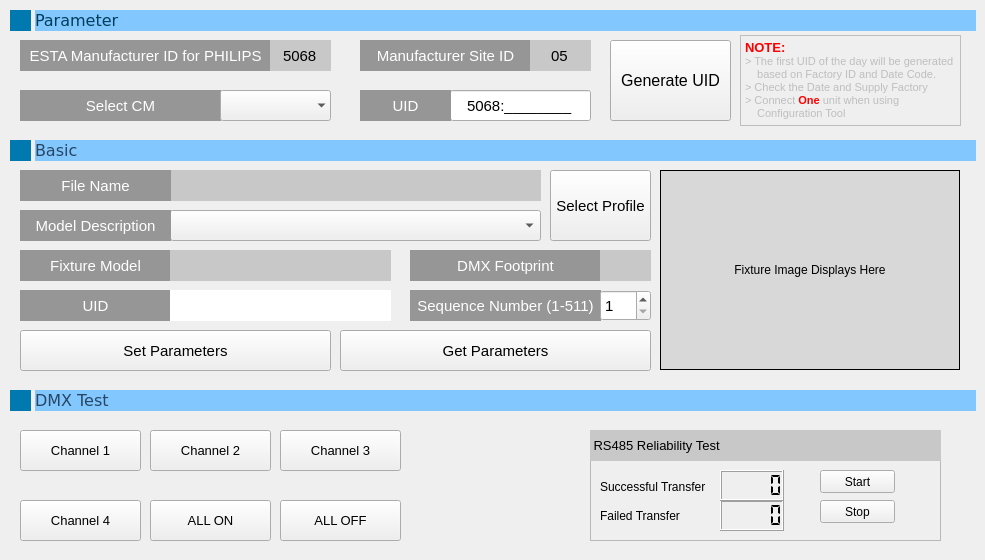
    <widget class="QWidget" name="configuration">
     <attribute name="title">
      <string>Configuration</string>
     </attribute>
     <widget class="QFrame" name="frame_3">
      <property name="geometry">
       <rect>
        <x>10</x>
        <y>410</y>
        <width>961</width>
        <height>141</height>
       </rect>
      </property>
      <property name="styleSheet">
       <string notr="true"/>
      </property>
      <property name="frameShape">
       <enum>QFrame::NoFrame</enum>
      </property>
      <property name="frameShadow">
       <enum>QFrame::Raised</enum>
      </property>
      <property name="lineWidth">
       <number>1</number>
      </property>
      <property name="midLineWidth">
       <number>1</number>
      </property>
      <widget class="QPushButton" name="pushButton_CH1">
       <property name="geometry">
        <rect>
         <x>10</x>
         <y>20</y>
         <width>121</width>
         <height>41</height>
        </rect>
       </property>
       <property name="font">
        <font>
         <pointsize>10</pointsize>
        </font>
       </property>
       <property name="text">
        <string>Channel 1</string>
       </property>
      </widget>
      <widget class="QPushButton" name="pushButton_CH2">
       <property name="geometry">
        <rect>
         <x>140</x>
         <y>20</y>
         <width>121</width>
         <height>41</height>
        </rect>
       </property>
       <property name="font">
        <font>
         <pointsize>10</pointsize>
        </font>
       </property>
       <property name="text">
        <string>Channel 2</string>
       </property>
      </widget>
      <widget class="QPushButton" name="pushButton_CH3">
       <property name="geometry">
        <rect>
         <x>270</x>
         <y>20</y>
         <width>121</width>
         <height>41</height>
        </rect>
       </property>
       <property name="font">
        <font>
         <pointsize>10</pointsize>
        </font>
       </property>
       <property name="text">
        <string>Channel 3</string>
       </property>
      </widget>
      <widget class="QPushButton" name="pushButton_CH4">
       <property name="geometry">
        <rect>
         <x>10</x>
         <y>90</y>
         <width>121</width>
         <height>41</height>
        </rect>
       </property>
       <property name="font">
        <font>
         <pointsize>10</pointsize>
        </font>
       </property>
       <property name="text">
        <string>Channel 4</string>
       </property>
      </widget>
      <widget class="QPushButton" name="pushButton_ALLON">
       <property name="geometry">
        <rect>
         <x>140</x>
         <y>90</y>
         <width>121</width>
         <height>41</height>
        </rect>
       </property>
       <property name="font">
        <font>
         <pointsize>10</pointsize>
        </font>
       </property>
       <property name="text">
        <string>ALL ON</string>
       </property>
      </widget>
      <widget class="QPushButton" name="pushButton_ALLOFF">
       <property name="geometry">
        <rect>
         <x>270</x>
         <y>90</y>
         <width>121</width>
         <height>41</height>
        </rect>
       </property>
       <property name="font">
        <font>
         <pointsize>10</pointsize>
        </font>
       </property>
       <property name="text">
        <string>ALL OFF</string>
       </property>
      </widget>
      <widget class="QLabel" name="label_14">
       <property name="geometry">
        <rect>
         <x>580</x>
         <y>20</y>
         <width>351</width>
         <height>31</height>
        </rect>
       </property>
       <property name="font">
        <font>
         <pointsize>10</pointsize>
        </font>
       </property>
       <property name="styleSheet">
        <string notr="true">background-color: rgb(200, 200, 200);</string>
       </property>
       <property name="text">
        <string> RS485 Reliability Test</string>
       </property>
      </widget>
      <widget class="QLabel" name="label_15">
       <property name="geometry">
        <rect>
         <x>590</x>
         <y>66</y>
         <width>131</width>
         <height>21</height>
        </rect>
       </property>
       <property name="text">
        <string>Successful Transfer</string>
       </property>
      </widget>
      <widget class="QLabel" name="label_16">
       <property name="geometry">
        <rect>
         <x>590</x>
         <y>90</y>
         <width>111</width>
         <height>31</height>
        </rect>
       </property>
       <property name="text">
        <string>Failed Transfer</string>
       </property>
      </widget>
      <widget class="QFrame" name="frame_4">
       <property name="geometry">
        <rect>
         <x>580</x>
         <y>40</y>
         <width>351</width>
         <height>91</height>
        </rect>
       </property>
       <property name="styleSheet">
        <string notr="true"/>
       </property>
       <property name="frameShape">
        <enum>QFrame::StyledPanel</enum>
       </property>
       <property name="frameShadow">
        <enum>QFrame::Raised</enum>
       </property>
       <widget class="QLCDNumber" name="lcdNumber_2">
        <property name="geometry">
         <rect>
          <x>130</x>
          <y>50</y>
          <width>64</width>
          <height>31</height>
         </rect>
        </property>
        <property name="segmentStyle">
         <enum>QLCDNumber::Flat</enum>
        </property>
       </widget>
       <widget class="QPushButton" name="pushButton_test">
        <property name="geometry">
         <rect>
          <x>230</x>
          <y>20</y>
          <width>75</width>
          <height>23</height>
         </rect>
        </property>
        <property name="text">
         <string>Start</string>
        </property>
       </widget>
       <widget class="QPushButton" name="pushButton_test_2">
        <property name="geometry">
         <rect>
          <x>230</x>
          <y>50</y>
          <width>75</width>
          <height>23</height>
         </rect>
        </property>
        <property name="text">
         <string>Stop</string>
        </property>
       </widget>
      </widget>
      <widget class="QLCDNumber" name="lcdNumber">
       <property name="geometry">
        <rect>
         <x>710</x>
         <y>60</y>
         <width>64</width>
         <height>31</height>
        </rect>
       </property>
       <property name="segmentStyle">
        <enum>QLCDNumber::Flat</enum>
       </property>
      </widget>
      <zorder>frame_4</zorder>
      <zorder>pushButton_CH1</zorder>
      <zorder>pushButton_CH2</zorder>
      <zorder>pushButton_CH3</zorder>
      <zorder>pushButton_CH4</zorder>
      <zorder>pushButton_ALLON</zorder>
      <zorder>pushButton_ALLOFF</zorder>
      <zorder>label_14</zorder>
      <zorder>label_15</zorder>
      <zorder>label_16</zorder>
      <zorder>lcdNumber</zorder>
     </widget>
     <widget class="QLabel" name="label_26">
      <property name="geometry">
       <rect>
        <x>35</x>
        <y>390</y>
        <width>941</width>
        <height>21</height>
       </rect>
      </property>
      <property name="font">
       <font>
        <family>Verdana</family>
        <pointsize>11</pointsize>
        <italic>true</italic>
       </font>
      </property>
      <property name="styleSheet">
       <string notr="true">background-color: rgb(130, 200, 255);</string>
      </property>
      <property name="text">
       <string>&lt;html&gt;&lt;head/&gt;&lt;body&gt;&lt;p&gt;&lt;span style=&quot; font-size:12pt; font-style:normal; color:#284664;&quot;&gt;DMX Test&lt;/span&gt;&lt;/p&gt;&lt;/body&gt;&lt;/html&gt;</string>
      </property>
     </widget>
     <widget class="QLabel" name="label_18">
      <property name="geometry">
       <rect>
        <x>35</x>
        <y>140</y>
        <width>941</width>
        <height>21</height>
       </rect>
      </property>
      <property name="font">
       <font>
        <family>Verdana</family>
        <pointsize>11</pointsize>
       </font>
      </property>
      <property name="styleSheet">
       <string notr="true">background-color: rgb(130, 200, 255);</string>
      </property>
      <property name="text">
       <string>&lt;html&gt;&lt;head/&gt;&lt;body&gt;&lt;p&gt;&lt;span style=&quot; font-size:12pt; color:#284664;&quot;&gt;Basic&lt;/span&gt;&lt;/p&gt;&lt;/body&gt;&lt;/html&gt;</string>
      </property>
     </widget>
     <widget class="QFrame" name="frame">
      <property name="geometry">
       <rect>
        <x>10</x>
        <y>30</y>
        <width>961</width>
        <height>101</height>
       </rect>
      </property>
      <property name="styleSheet">
       <string notr="true"/>
      </property>
      <property name="frameShape">
       <enum>QFrame::NoFrame</enum>
      </property>
      <property name="frameShadow">
       <enum>QFrame::Plain</enum>
      </property>
      <property name="lineWidth">
       <number>1</number>
      </property>
      <property name="midLineWidth">
       <number>1</number>
      </property>
      <widget class="QLabel" name="label_5">
       <property name="geometry">
        <rect>
         <x>10</x>
         <y>10</y>
         <width>251</width>
         <height>31</height>
        </rect>
       </property>
       <property name="font">
        <font>
         <pointsize>11</pointsize>
        </font>
       </property>
       <property name="styleSheet">
        <string notr="true">background-color: rgb(150, 150, 150);
color: rgb(255, 255, 255);</string>
       </property>
       <property name="text">
        <string>ESTA Manufacturer ID for PHILIPS</string>
       </property>
       <property name="alignment">
        <set>Qt::AlignCenter</set>
       </property>
      </widget>
      <widget class="QLabel" name="label_9">
       <property name="geometry">
        <rect>
         <x>350</x>
         <y>10</y>
         <width>171</width>
         <height>31</height>
        </rect>
       </property>
       <property name="font">
        <font>
         <pointsize>11</pointsize>
        </font>
       </property>
       <property name="styleSheet">
        <string notr="true">background-color: rgb(150, 150, 150);
color: rgb(255, 255, 255);</string>
       </property>
       <property name="text">
        <string>Manufacturer Site ID</string>
       </property>
       <property name="alignment">
        <set>Qt::AlignCenter</set>
       </property>
      </widget>
      <widget class="QLabel" name="label_11">
       <property name="geometry">
        <rect>
         <x>10</x>
         <y>60</y>
         <width>201</width>
         <height>31</height>
        </rect>
       </property>
       <property name="font">
        <font>
         <pointsize>11</pointsize>
        </font>
       </property>
       <property name="styleSheet">
        <string notr="true">background-color: rgb(150, 150, 150);
color: rgb(255, 255, 255);</string>
       </property>
       <property name="text">
        <string>Select CM</string>
       </property>
       <property name="alignment">
        <set>Qt::AlignCenter</set>
       </property>
      </widget>
      <widget class="QLineEdit" name="lineEdit_3">
       <property name="enabled">
        <bool>true</bool>
       </property>
       <property name="geometry">
        <rect>
         <x>260</x>
         <y>10</y>
         <width>61</width>
         <height>31</height>
        </rect>
       </property>
       <property name="font">
        <font>
         <pointsize>11</pointsize>
        </font>
       </property>
       <property name="styleSheet">
        <string notr="true">background-color: rgb(200, 200, 200);</string>
       </property>
       <property name="text">
        <string>5068</string>
       </property>
       <property name="frame">
        <bool>false</bool>
       </property>
       <property name="alignment">
        <set>Qt::AlignCenter</set>
       </property>
       <property name="readOnly">
        <bool>true</bool>
       </property>
      </widget>
      <widget class="QLineEdit" name="lineEdit_4">
       <property name="enabled">
        <bool>true</bool>
       </property>
       <property name="geometry">
        <rect>
         <x>520</x>
         <y>10</y>
         <width>61</width>
         <height>31</height>
        </rect>
       </property>
       <property name="font">
        <font>
         <pointsize>11</pointsize>
        </font>
       </property>
       <property name="styleSheet">
        <string notr="true">background-color: rgb(200, 200, 200);</string>
       </property>
       <property name="text">
        <string>05</string>
       </property>
       <property name="frame">
        <bool>false</bool>
       </property>
       <property name="alignment">
        <set>Qt::AlignCenter</set>
       </property>
       <property name="readOnly">
        <bool>true</bool>
       </property>
      </widget>
      <widget class="QLineEdit" name="lineEdit_UID">
       <property name="geometry">
        <rect>
         <x>440</x>
         <y>60</y>
         <width>141</width>
         <height>31</height>
        </rect>
       </property>
       <property name="font">
        <font>
         <pointsize>11</pointsize>
        </font>
       </property>
       <property name="text">
        <string>5068:________</string>
       </property>
       <property name="alignment">
        <set>Qt::AlignCenter</set>
       </property>
      </widget>
      <widget class="QPushButton" name="GenerateUID_2">
       <property name="geometry">
        <rect>
         <x>600</x>
         <y>10</y>
         <width>121</width>
         <height>81</height>
        </rect>
       </property>
       <property name="font">
        <font>
         <pointsize>12</pointsize>
        </font>
       </property>
       <property name="text">
        <string>Generate UID</string>
       </property>
      </widget>
      <widget class="QComboBox" name="comboBox_CMList">
       <property name="geometry">
        <rect>
         <x>210</x>
         <y>60</y>
         <width>111</width>
         <height>31</height>
        </rect>
       </property>
       <property name="frame">
        <bool>false</bool>
       </property>
      </widget>
      <widget class="QLabel" name="label_12">
       <property name="geometry">
        <rect>
         <x>350</x>
         <y>60</y>
         <width>91</width>
         <height>31</height>
        </rect>
       </property>
       <property name="font">
        <font>
         <pointsize>11</pointsize>
        </font>
       </property>
       <property name="styleSheet">
        <string notr="true">background-color: rgb(150, 150, 150);
color: rgb(255, 255, 255);</string>
       </property>
       <property name="text">
        <string>UID</string>
       </property>
       <property name="alignment">
        <set>Qt::AlignCenter</set>
       </property>
      </widget>
      <widget class="QTextBrowser" name="textBrowser_2">
       <property name="enabled">
        <bool>false</bool>
       </property>
       <property name="geometry">
        <rect>
         <x>730</x>
         <y>5</y>
         <width>221</width>
         <height>91</height>
        </rect>
       </property>
       <property name="frameShape">
        <enum>QFrame::Box</enum>
       </property>
       <property name="frameShadow">
        <enum>QFrame::Plain</enum>
       </property>
       <property name="lineWidth">
        <number>1</number>
       </property>
       <property name="html">
        <string>&lt;!DOCTYPE HTML PUBLIC &quot;-//W3C//DTD HTML 4.0//EN&quot; &quot;http://www.w3.org/TR/REC-html40/strict.dtd&quot;&gt;
&lt;html&gt;&lt;head&gt;&lt;meta name=&quot;qrichtext&quot; content=&quot;1&quot; /&gt;&lt;style type=&quot;text/css&quot;&gt;
p, li { white-space: pre-wrap; }
&lt;/style&gt;&lt;/head&gt;&lt;body style=&quot; font-family:'MS Shell Dlg 2'; font-size:10pt; font-weight:400; font-style:normal;&quot;&gt;
&lt;p style=&quot; margin-top:0px; margin-bottom:0px; margin-left:0px; margin-right:0px; -qt-block-indent:0; text-indent:0px;&quot;&gt;&lt;span style=&quot; font-weight:600; color:#ff0000;&quot;&gt;NOTE:&lt;/span&gt;&lt;/p&gt;
&lt;p style=&quot; margin-top:0px; margin-bottom:0px; margin-left:0px; margin-right:0px; -qt-block-indent:0; text-indent:0px;&quot;&gt;&lt;span style=&quot; font-size:8pt;&quot;&gt;&amp;gt; The first UID of the day will be generated &lt;/span&gt;&lt;/p&gt;
&lt;p style=&quot; margin-top:0px; margin-bottom:0px; margin-left:0px; margin-right:0px; -qt-block-indent:0; text-indent:0px;&quot;&gt;&lt;span style=&quot; font-size:8pt;&quot;&gt;    based on Factory ID and Date Code.&lt;/span&gt;&lt;/p&gt;
&lt;p style=&quot; margin-top:0px; margin-bottom:0px; margin-left:0px; margin-right:0px; -qt-block-indent:0; text-indent:0px;&quot;&gt;&lt;span style=&quot; font-size:8pt;&quot;&gt;&amp;gt; Check the Date and Supply Factory&lt;/span&gt;&lt;/p&gt;
&lt;p style=&quot; margin-top:0px; margin-bottom:0px; margin-left:0px; margin-right:0px; -qt-block-indent:0; text-indent:0px;&quot;&gt;&lt;span style=&quot; font-size:8pt;&quot;&gt;&amp;gt; Connect &lt;/span&gt;&lt;span style=&quot; font-size:8pt; font-weight:600; color:#ff0000;&quot;&gt;One&lt;/span&gt;&lt;span style=&quot; font-size:8pt;&quot;&gt; unit when using &lt;/span&gt;&lt;/p&gt;
&lt;p style=&quot; margin-top:0px; margin-bottom:0px; margin-left:0px; margin-right:0px; -qt-block-indent:0; text-indent:0px;&quot;&gt;&lt;span style=&quot; font-size:8pt;&quot;&gt;    Configuration Tool&lt;/span&gt;&lt;/p&gt;&lt;/body&gt;&lt;/html&gt;</string>
       </property>
      </widget>
     </widget>
     <widget class="QLabel" name="label_13">
      <property name="geometry">
       <rect>
        <x>35</x>
        <y>10</y>
        <width>941</width>
        <height>21</height>
       </rect>
      </property>
      <property name="font">
       <font>
        <family>Verdana</family>
        <pointsize>11</pointsize>
       </font>
      </property>
      <property name="styleSheet">
       <string notr="true">background-color: rgb(130, 200, 255);</string>
      </property>
      <property name="text">
       <string>&lt;html&gt;&lt;head/&gt;&lt;body&gt;&lt;p&gt;&lt;span style=&quot; font-size:12pt; color:#003d5a;&quot;&gt;Parameter&lt;/span&gt;&lt;/p&gt;&lt;/body&gt;&lt;/html&gt;</string>
      </property>
     </widget>
     <widget class="QFrame" name="frame_2">
      <property name="enabled">
       <bool>true</bool>
      </property>
      <property name="geometry">
       <rect>
        <x>10</x>
        <y>160</y>
        <width>961</width>
        <height>221</height>
       </rect>
      </property>
      <property name="styleSheet">
       <string notr="true"/>
      </property>
      <property name="frameShape">
       <enum>QFrame::NoFrame</enum>
      </property>
      <property name="frameShadow">
       <enum>QFrame::Raised</enum>
      </property>
      <property name="lineWidth">
       <number>1</number>
      </property>
      <property name="midLineWidth">
       <number>1</number>
      </property>
      <widget class="QPushButton" name="pushButton_SelectPP">
       <property name="geometry">
        <rect>
         <x>540</x>
         <y>10</y>
         <width>101</width>
         <height>71</height>
        </rect>
       </property>
       <property name="font">
        <font>
         <pointsize>11</pointsize>
         <weight>50</weight>
         <bold>false</bold>
        </font>
       </property>
       <property name="text">
        <string>Select Profile</string>
       </property>
      </widget>
      <widget class="QPushButton" name="pushButton_SetPara">
       <property name="geometry">
        <rect>
         <x>10</x>
         <y>170</y>
         <width>311</width>
         <height>41</height>
        </rect>
       </property>
       <property name="font">
        <font>
         <pointsize>11</pointsize>
        </font>
       </property>
       <property name="text">
        <string>Set Parameters</string>
       </property>
      </widget>
      <widget class="QPushButton" name="pushButton_GetPara">
       <property name="geometry">
        <rect>
         <x>330</x>
         <y>170</y>
         <width>311</width>
         <height>41</height>
        </rect>
       </property>
       <property name="font">
        <font>
         <pointsize>11</pointsize>
        </font>
       </property>
       <property name="text">
        <string>Get Parameters</string>
       </property>
      </widget>
      <widget class="QComboBox" name="comboBox_ModelList">
       <property name="geometry">
        <rect>
         <x>160</x>
         <y>50</y>
         <width>371</width>
         <height>31</height>
        </rect>
       </property>
       <property name="font">
        <font>
         <pointsize>11</pointsize>
        </font>
       </property>
      </widget>
      <widget class="QLabel" name="label_19">
       <property name="geometry">
        <rect>
         <x>10</x>
         <y>50</y>
         <width>151</width>
         <height>31</height>
        </rect>
       </property>
       <property name="font">
        <font>
         <pointsize>11</pointsize>
        </font>
       </property>
       <property name="styleSheet">
        <string notr="true">background-color: rgb(150, 150, 150);
color: rgb(255, 255, 255);</string>
       </property>
       <property name="text">
        <string>Model Description</string>
       </property>
       <property name="alignment">
        <set>Qt::AlignCenter</set>
       </property>
      </widget>
      <widget class="QLabel" name="label_20">
       <property name="geometry">
        <rect>
         <x>400</x>
         <y>90</y>
         <width>191</width>
         <height>31</height>
        </rect>
       </property>
       <property name="font">
        <font>
         <pointsize>11</pointsize>
        </font>
       </property>
       <property name="styleSheet">
        <string notr="true">background-color: rgb(150, 150, 150);
color: rgb(255, 255, 255);</string>
       </property>
       <property name="text">
        <string>DMX Footprint</string>
       </property>
       <property name="alignment">
        <set>Qt::AlignCenter</set>
       </property>
      </widget>
      <widget class="QLabel" name="label_21">
       <property name="geometry">
        <rect>
         <x>400</x>
         <y>130</y>
         <width>191</width>
         <height>31</height>
        </rect>
       </property>
       <property name="font">
        <font>
         <pointsize>11</pointsize>
        </font>
       </property>
       <property name="styleSheet">
        <string notr="true">background-color: rgb(150, 150, 150);
color: rgb(255, 255, 255);</string>
       </property>
       <property name="text">
        <string>Sequence Number (1-511)</string>
       </property>
       <property name="alignment">
        <set>Qt::AlignCenter</set>
       </property>
      </widget>
      <widget class="QSpinBox" name="spinBox">
       <property name="geometry">
        <rect>
         <x>590</x>
         <y>130</y>
         <width>51</width>
         <height>31</height>
        </rect>
       </property>
       <property name="font">
        <font>
         <pointsize>11</pointsize>
        </font>
       </property>
       <property name="minimum">
        <number>1</number>
       </property>
       <property name="maximum">
        <number>511</number>
       </property>
      </widget>
      <widget class="QLineEdit" name="lineEdit_foot">
       <property name="enabled">
        <bool>true</bool>
       </property>
       <property name="geometry">
        <rect>
         <x>590</x>
         <y>90</y>
         <width>51</width>
         <height>31</height>
        </rect>
       </property>
       <property name="styleSheet">
        <string notr="true">background-color: rgb(200, 200, 200);</string>
       </property>
       <property name="text">
        <string/>
       </property>
       <property name="frame">
        <bool>false</bool>
       </property>
       <property name="alignment">
        <set>Qt::AlignCenter</set>
       </property>
       <property name="readOnly">
        <bool>true</bool>
       </property>
      </widget>
      <widget class="QLabel" name="label_22">
       <property name="geometry">
        <rect>
         <x>10</x>
         <y>90</y>
         <width>151</width>
         <height>31</height>
        </rect>
       </property>
       <property name="font">
        <font>
         <pointsize>11</pointsize>
        </font>
       </property>
       <property name="styleSheet">
        <string notr="true">background-color: rgb(150, 150, 150);
color: rgb(255, 255, 255);</string>
       </property>
       <property name="text">
        <string>Fixture Model</string>
       </property>
       <property name="alignment">
        <set>Qt::AlignCenter</set>
       </property>
      </widget>
      <widget class="QLineEdit" name="lineEdit_FixtureModel">
       <property name="enabled">
        <bool>true</bool>
       </property>
       <property name="geometry">
        <rect>
         <x>160</x>
         <y>90</y>
         <width>221</width>
         <height>31</height>
        </rect>
       </property>
       <property name="font">
        <font>
         <pointsize>10</pointsize>
        </font>
       </property>
       <property name="styleSheet">
        <string notr="true">background-color: rgb(200, 200, 200);</string>
       </property>
       <property name="text">
        <string/>
       </property>
       <property name="frame">
        <bool>false</bool>
       </property>
       <property name="readOnly">
        <bool>true</bool>
       </property>
      </widget>
      <widget class="QLabel" name="Config_PP">
       <property name="geometry">
        <rect>
         <x>650</x>
         <y>10</y>
         <width>300</width>
         <height>200</height>
        </rect>
       </property>
       <property name="styleSheet">
        <string notr="true">background-color: rgb(216, 216, 216);</string>
       </property>
       <property name="frameShape">
        <enum>QFrame::Box</enum>
       </property>
       <property name="text">
        <string>Fixture Image Displays Here</string>
       </property>
       <property name="alignment">
        <set>Qt::AlignCenter</set>
       </property>
      </widget>
      <widget class="QLabel" name="label_37">
       <property name="geometry">
        <rect>
         <x>10</x>
         <y>130</y>
         <width>151</width>
         <height>31</height>
        </rect>
       </property>
       <property name="font">
        <font>
         <pointsize>11</pointsize>
        </font>
       </property>
       <property name="styleSheet">
        <string notr="true">background-color: rgb(150, 150, 150);
color: rgb(255, 255, 255);</string>
       </property>
       <property name="text">
        <string>UID</string>
       </property>
       <property name="alignment">
        <set>Qt::AlignCenter</set>
       </property>
      </widget>
      <widget class="QLineEdit" name="lineEdit_ProgramUID">
       <property name="geometry">
        <rect>
         <x>160</x>
         <y>130</y>
         <width>221</width>
         <height>31</height>
        </rect>
       </property>
       <property name="frame">
        <bool>false</bool>
       </property>
      </widget>
      <widget class="QLineEdit" name="lineEdit_PPname">
       <property name="geometry">
        <rect>
         <x>160</x>
         <y>10</y>
         <width>371</width>
         <height>31</height>
        </rect>
       </property>
       <property name="font">
        <font>
         <pointsize>11</pointsize>
        </font>
       </property>
       <property name="styleSheet">
        <string notr="true">background-color: rgb(200, 200, 200);</string>
       </property>
       <property name="frame">
        <bool>false</bool>
       </property>
       <property name="readOnly">
        <bool>true</bool>
       </property>
      </widget>
      <widget class="QLabel" name="label_27">
       <property name="geometry">
        <rect>
         <x>10</x>
         <y>10</y>
         <width>151</width>
         <height>31</height>
        </rect>
       </property>
       <property name="font">
        <font>
         <pointsize>11</pointsize>
        </font>
       </property>
       <property name="styleSheet">
        <string notr="true">background-color: rgb(150, 150, 150);
color: rgb(255, 255, 255);</string>
       </property>
       <property name="text">
        <string>File Name</string>
       </property>
       <property name="alignment">
        <set>Qt::AlignCenter</set>
       </property>
      </widget>
     </widget>
     <widget class="QLabel" name="label">
      <property name="geometry">
       <rect>
        <x>10</x>
        <y>10</y>
        <width>21</width>
        <height>21</height>
       </rect>
      </property>
      <property name="styleSheet">
       <string notr="true">background-color: rgb(0, 120, 176);</string>
      </property>
      <property name="text">
       <string/>
      </property>
     </widget>
     <widget class="QLabel" name="label_3">
      <property name="geometry">
       <rect>
        <x>10</x>
        <y>140</y>
        <width>21</width>
        <height>21</height>
       </rect>
      </property>
      <property name="styleSheet">
       <string notr="true">background-color: rgb(0, 120, 176);</string>
      </property>
      <property name="text">
       <string/>
      </property>
     </widget>
     <widget class="QLabel" name="label_4">
      <property name="geometry">
       <rect>
        <x>10</x>
        <y>390</y>
        <width>21</width>
        <height>21</height>
       </rect>
      </property>
      <property name="styleSheet">
       <string notr="true">background-color: rgb(0, 120, 176);</string>
      </property>
      <property name="text">
       <string/>
      </property>
     </widget>
     <zorder>frame_3</zorder>
     <zorder>label_26</zorder>
     <zorder>label_18</zorder>
     <zorder>label_13</zorder>
     <zorder>frame_2</zorder>
     <zorder>label</zorder>
     <zorder>label_3</zorder>
     <zorder>label_4</zorder>
     <zorder>frame</zorder>
    </widget>
